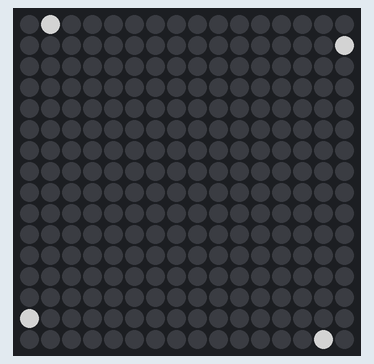
Recording of a program running on a simulated Raspberry Pi (BCM pin numbers) with a Unicorn HAT HD. Shown: 16×16 RGB LED matrix. Dim RGB values are drawn brighter than linear; what the program prints to the terminal is not drawn.

Above: at 0.07 s.
At 0.51 s:
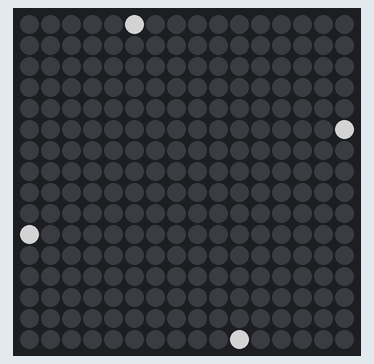
At 0.94 s:
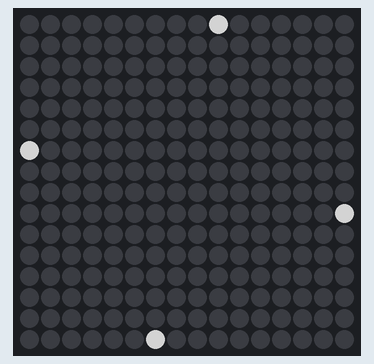
At 1.93 s:
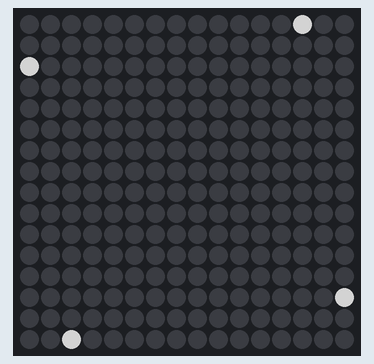
At 2.58 s:
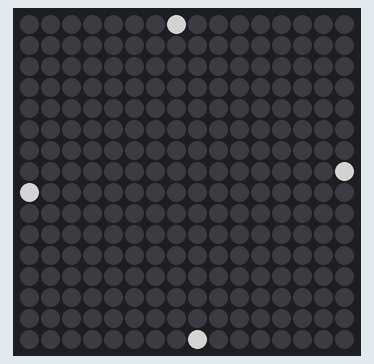
At 3.41 s:
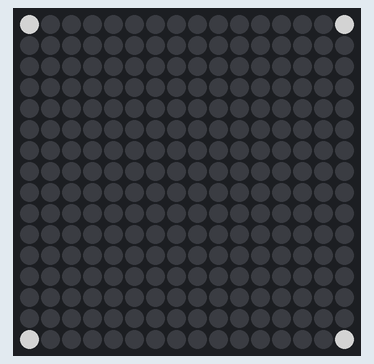

The program:

demo_lights.py
```python
#!/usr/bin/env python
import unicornhathd
import os
from time import sleep

class Point:
    def __init__(self, x, y, dx, dy):
        self.x = x
        self.y = y
        self.dx = dx
        self.dy = dy

    def turn_on(self):
        unicornhathd.set_pixel(self.x, self.y, 255, 255, 255)

    def turn_off(self):
        unicornhathd.set_pixel(self.x, self.y, 0, 0, 0)

    def move(self):
        self.turn_off()
        self.x, self.dx = self.move_one_axis(self.x, self.dx)
        self.y, self.dy = self.move_one_axis(self.y, self.dy)
        self.turn_on()

    def move_one_axis(self, x_or_y, dx_or_dy):
        x_or_y += dx_or_dy
        if x_or_y < 0 or x_or_y > 15:
            dx_or_dy = dx_or_dy * -1
            x_or_y += dx_or_dy
        return x_or_y, dx_or_dy

print("Press <CTRL+C> to exit...")

unicornhathd.off()

# Bounce backwards and forwards along each edge:
p1 = Point(0, 0, 0, 1)
p2 = Point(0, 15, 1, 0)
p3 = Point(15, 0, -1, 0)
p4 = Point(15, 15, 0, -1)
p1.turn_on()
p2.turn_on()
p3.turn_on()
p4.turn_on()
unicornhathd.show()

try:
    while True:
        p1.move()
        p2.move()
        p3.move()
        p4.move()
        unicornhathd.show()
        sleep(0.1)
except KeyboardInterrupt:
    pass

unicornhathd.off()
```

Measured:
- by itself, everything shown: repeats every 3.5 s, in 30 steps
